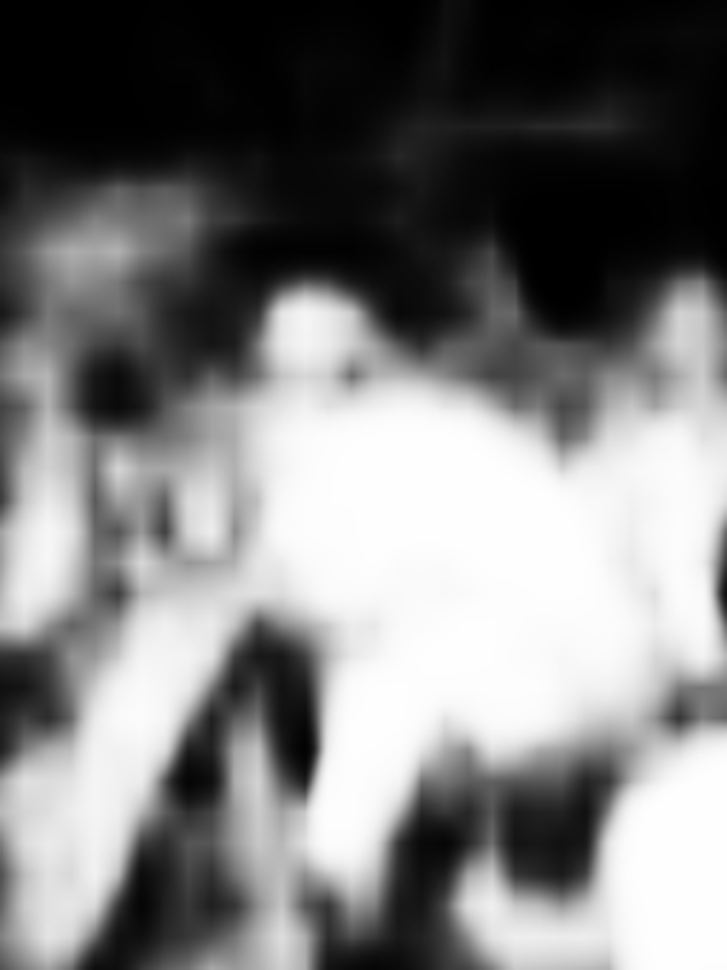
#> input picture mask/LieAll_20230627_134702300.png, 727 x 970 px, shrunk from 3600 x 4800 before the run; its folder holds only this picture in this run
$ python mask.py
#> lines starting #> are read from the running program, lines starting #| are printed output that depends on the picture; after the words box and inside, x2 and y2 are one past the last pixel; in counts of white or black regions, pixels touching at a corner belong together
import cv2
import os
import json
with open("data.json", "r") as f: # 打开json文件
#> (reads data.json from the repository)
    data = json.load(f) # 读取并解码json数据

# 获取图片文件夹的路径
input_path = "mask"
# 获取输出文件夹的路径
output_path = "outmask"

# 遍历图片文件夹中的所有文件
for file in os.listdir(input_path):
    # 拼接完整的文件路径
    file_path = os.path.join(input_path, file)
    # 判断是否是图片文件
    if file_path.endswith(".png") or file_path.endswith(".jpg"):
        # 读取图片文件
        im = cv2.imread(file_path)
#> im is the input picture: shape (970, 727, 3); min 0, max 254, mean 125
        # 转换成灰度图像
        im = cv2.cvtColor(im, cv2.COLOR_BGR2GRAY)
#> im: shape (970, 727)
        # 根据阈值进行二值化，这里假设阈值是128，你可以根据需要修改
        _, im = cv2.threshold(im, int(data["scale"]), 255, cv2.THRESH_BINARY)
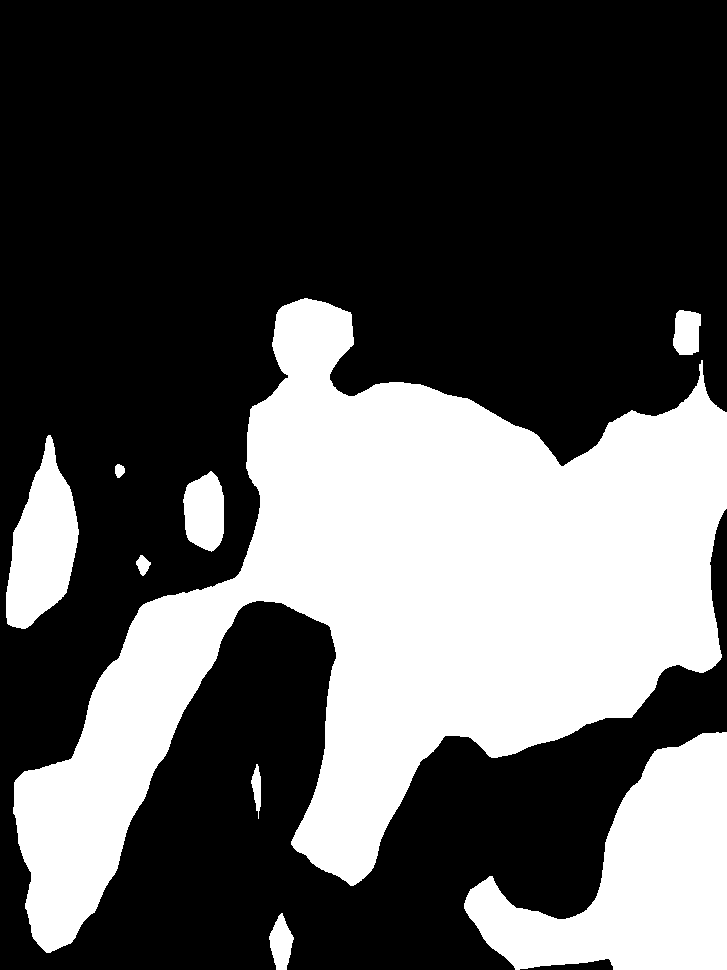
#> im: shape (970, 727); 33.9% white; 9 white regions, largest, box (x1, y1, x2, y2) and area: (13, 298, 727, 953) 192684, (464, 732, 727, 970) 33084, (6, 435, 79, 629) 8467
        # 拼接输出文件的路径
        output_file_path = os.path.join(output_path, file)
        # 保存图片文件
        cv2.imwrite(output_file_path, im)
